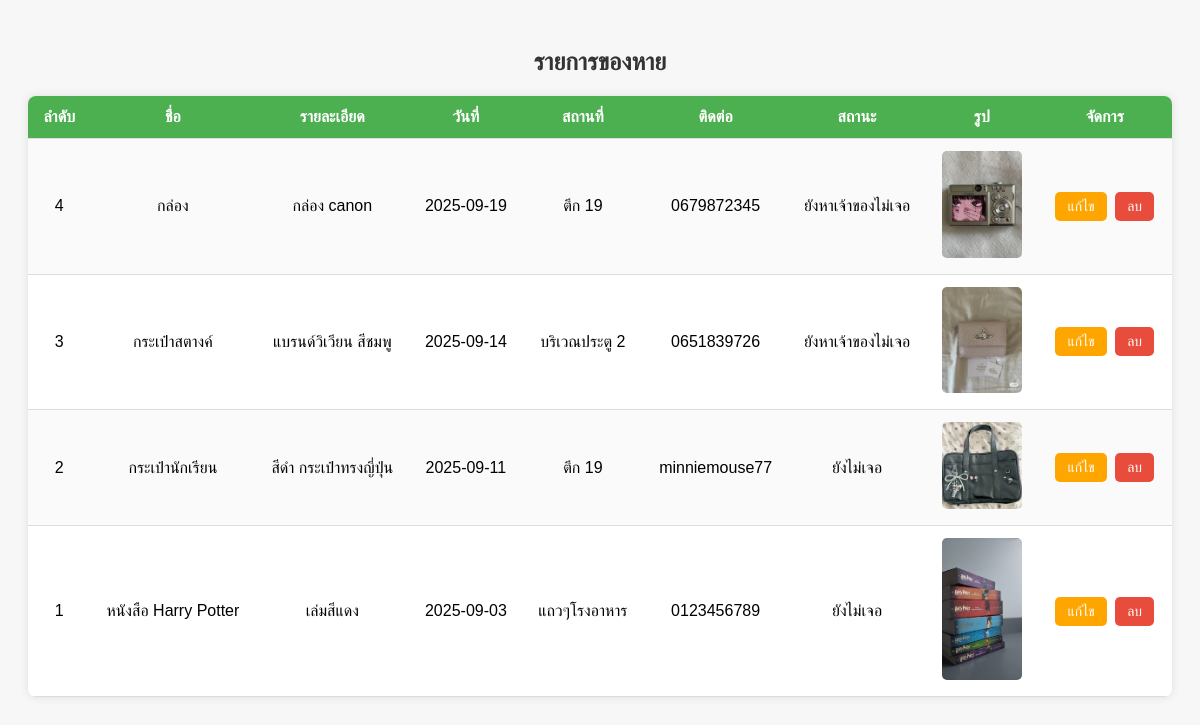
The app's page /lost_list.php, older data.
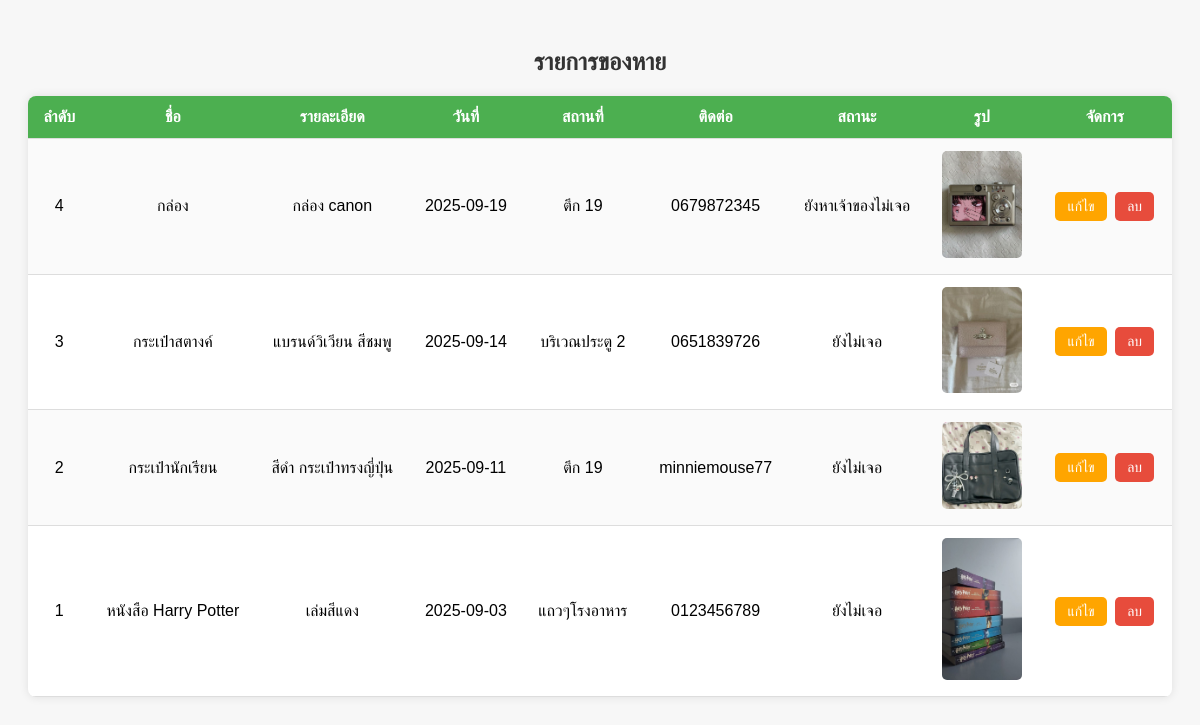
The same page, newer data.
### tables this page shows
CREATE TABLE `lost_items` (
  `id` int(11) NOT NULL,
  `user_id` int(11) DEFAULT NULL,
  `item_name` varchar(255) NOT NULL,
  `description` text NOT NULL,
  `lost_date` date NOT NULL,
  `lost_place` varchar(255) DEFAULT NULL,
  `contact_info` varchar(255) NOT NULL,
  `status` varchar(50) DEFAULT NULL,
  `image` varchar(255) DEFAULT NULL,
  `created_at` timestamp NOT NULL DEFAULT current_timestamp()
);

### lost_list.php (the view, shortened to what this page needs)
<?php
include 'db.php';
try {
    $stmt = $pdo->query("SELECT * FROM lost_items ORDER BY created_at DESC");
    $lost_items = $stmt->fetchAll(PDO::FETCH_ASSOC);
    $total = count($lost_items);
} catch (PDOException $e) {
    die("เกิดข้อผิดพลาดในการดึงข้อมูล: " . $e->getMessage());
}
function status_text($status) {
    if ($status === 'lost') return 'ยังหาเจ้าของไม่เจอ';
    return $status;
}
?>
<!DOCTYPE html>
<html lang="th">
<head>
</head>
<body>
<h2>รายการของหาย</h2>
<table>
<tr>
    <th>ลำดับ</th>
    <th>ชื่อ</th>
    <th>รายละเอียด</th>
    <th>วันที่</th>
    <th>สถานที่</th>
    <th>ติดต่อ</th>
    <th>สถานะ</th>
    <th>รูป</th>
    <th>จัดการ</th>
</tr>
<?php foreach($lost_items as $item): ?>
<tr>
    <td><?= $total-- ?></td>
    <td><?= htmlspecialchars($item['item_name']) ?></td>
    <td><?= htmlspecialchars($item['description']) ?></td>
    <td><?= htmlspecialchars($item['lost_date']) ?></td>
    <td><?= htmlspecialchars($item['lost_place']) ?></td>
    <td><?= htmlspecialchars($item['contact_info']) ?></td>
    <td><?= status_text($item['status']) ?></td>
    <td>
        <?php if($item['image']): ?>
        <img src="uploads/<?= htmlspecialchars($item['image']) ?>" alt="รูปสิ่งของ">
        <?php endif; ?>
    </td>
    <td>
        <a href="lost_edit.php?id=<?= $item['id'] ?>" class="btn btn-edit">แก้ไข</a>
        <a href="lost_delete.php?id=<?= $item['id'] ?>" class="btn btn-delete" onclick="return confirm('คุณแน่ใจว่าจะลบรายการนี้?');">ลบ</a>
    </td>
</tr>
<?php endforeach; ?>
</table>
</body>
</html>

### lost_list.php (style rules this page uses)
body { font-family: Arial, sans-serif; background: #f7f7f7; padding: 20px; }
h2 { text-align: center; margin-bottom: 20px; color: #333; }
table { width: 100%; border-collapse: collapse; background: #fff; box-shadow: 0 0 10px rgba(0,0,0,0.1); border-radius: 8px; overflow: hidden; }
th, td { padding: 12px 15px; text-align: center; border-bottom: 1px solid #ddd; }
th { background: #4CAF50; color: white; font-weight: bold; }
tr:nth-child(even) { background: #fafafa; }
img { border-radius: 5px; max-width: 80px; height: auto; }
.btn { padding: 6px 12px; border-radius: 5px; font-size: 14px; text-decoration: none; margin: 2px; display: inline-block; transition: 0.2s; }
.btn-edit { background: #ffa500; color: white; }
.btn-delete { background: #e74c3c; color: white; }

Row changes from the older to the newer data that the page shows:
changed lost_items "กระเป๋าสตางค์": status "ยังหาเจ้าของไม่เจอ" → "ยังไม่เจอ"
